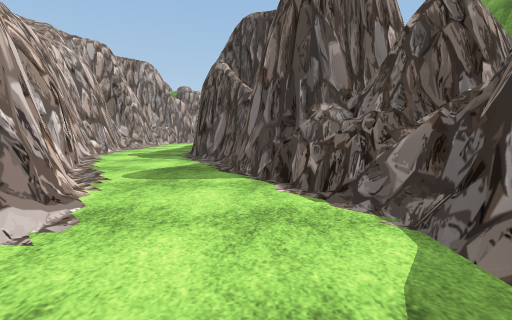
View 1 (above)

17 first-person views from a walk through a Unity game level. The camera is 1.2 m above the floor, tilts 6° down and sees 85° across. The floor is counted in squares, 2 m on a side. Each view is taken from the middle of a square. On the plan, view 1 faces up. The plan holds only what a view shows up to about 9 squares ahead; the rest is blank. The place goes on beyond the plan. The player character is not drawn. Some surface patterns are stand-ins.

View 2
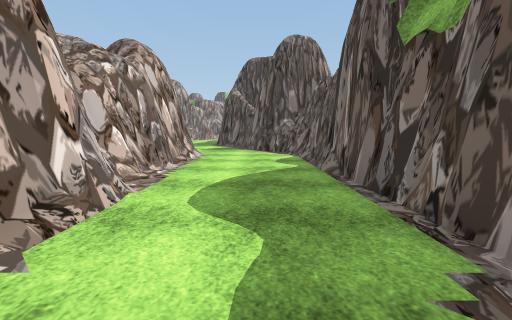

View 3
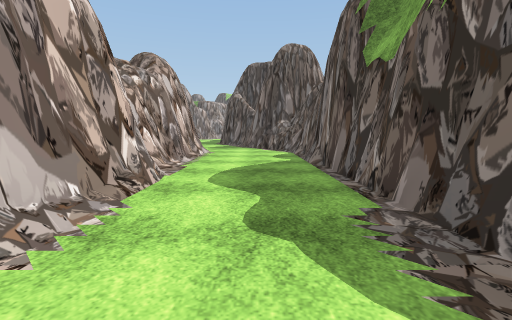

View 4
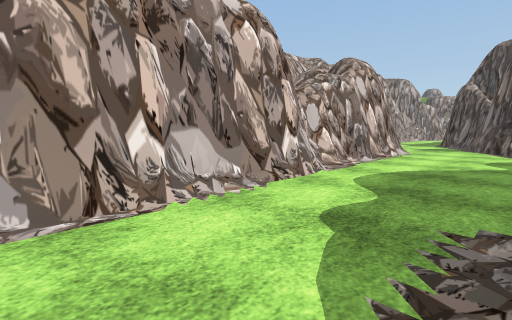

View 5
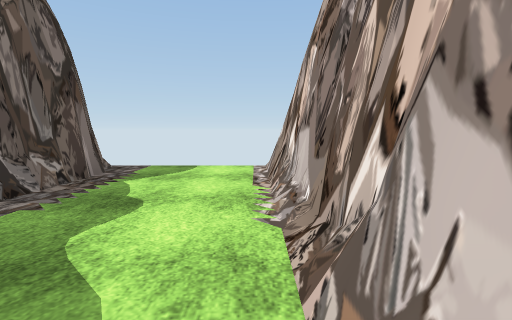

View 6
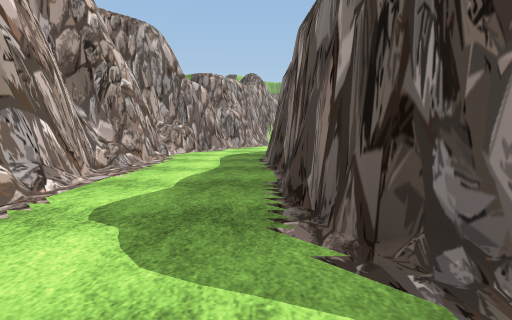

View 7
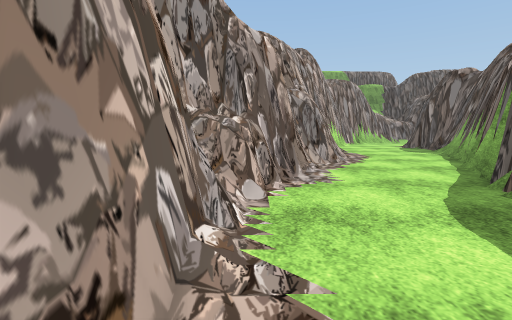

View 8
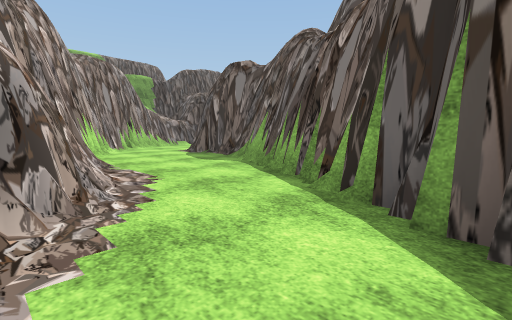

View 9
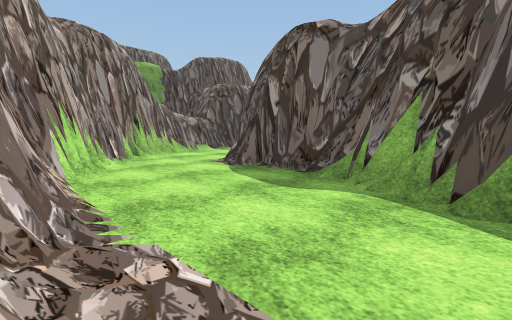

View 10
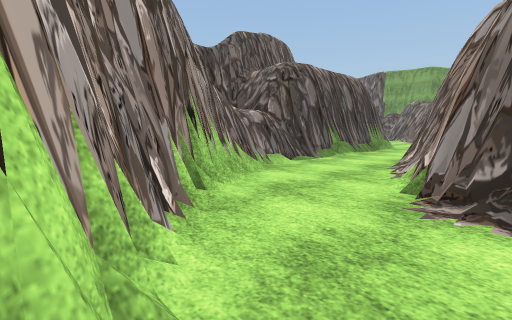

View 11
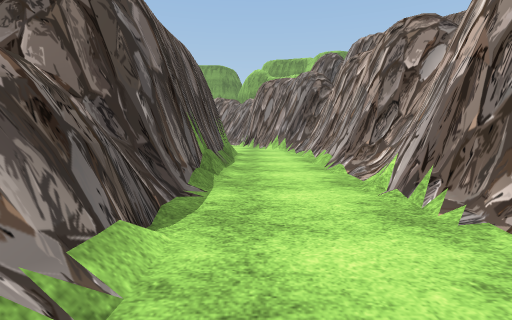

View 12
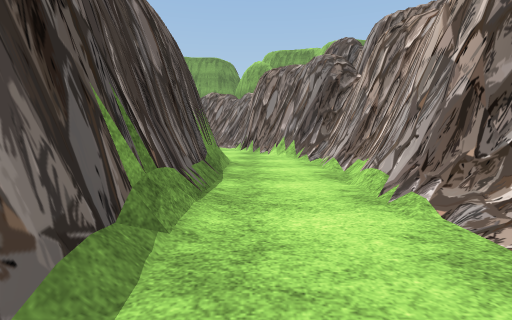

View 13
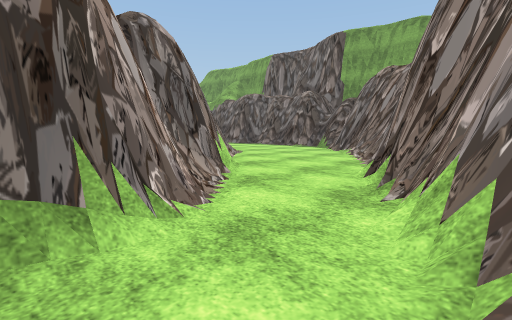

View 14
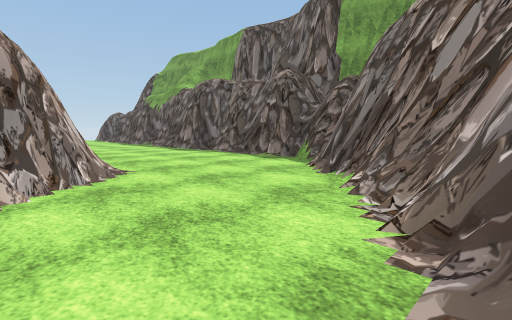

View 15
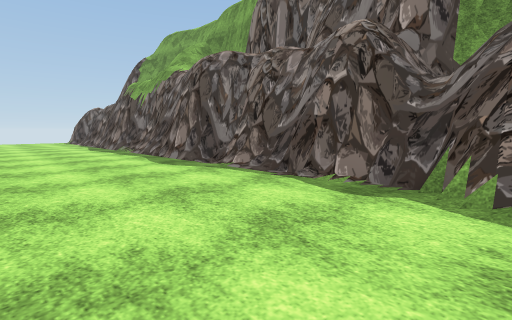

View 16
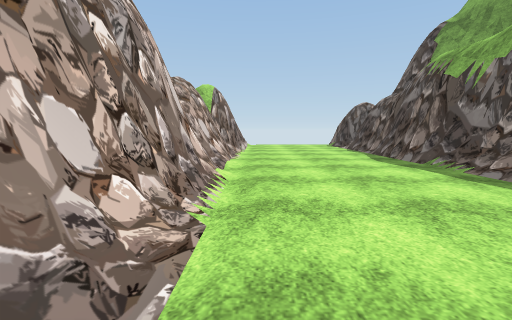

View 17
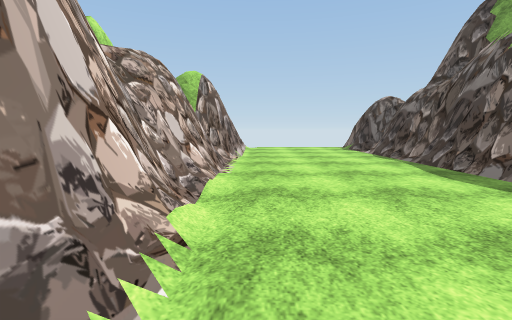

### Floor plan
Key: @ floor where view 1 was taken; # wall or solid block; . floor; / step, stairs or slope.
Columns run from 5 left of view 1 to 19 right of it. Each row starts with its distance up from view 1.
 42                    #....#
 41                    #....#
 40                    #....#
 39                    #....#
 38                    #...##
 37                    #...##
 36                    #...##
 35                    #....#
 34                    #...##
 33                    #...##
 32                    #.../#
 31                     .../#
 30                     .../#
 29                    #.../#
 28                   ##.../#
 27                  ##.../##
 26                 ##.../##
 25                ##.../##
 24       ##########...###
 23      ##..........###
 22     ##.........###
 21    ##..#########
 20    #...#
 19    #...#
 18    #...#
 17   ##..##
 16   #...#
 15  ##..##
 14  #...#
 13 ##..##
 12 #...#
 11 #...#
 10 #...#
  9 #...#
  8 #...#
  7  ...#
  6  #..##
  5  #...#
  4  ##..##
  3   ##..##
  2    #..##
  1    #...#
  0    #.@##
 -1    #..##
 -2    #...#
 -3    #...#
 -4    #...#
 -5    #...#
 -6    #...#

Positions as (right, up) in squares from view 1, and headings:
1: (0, 0), facing up
2: (0, -5), facing up
3: (0, -6), facing up
4: (1, -6), facing up-left
5: (-1, -2), facing down
6: (-2, 5), facing up
7: (-4, 10), facing up
8: (-3, 13), facing up-right
9: (-2, 16), facing up-right
10: (-1, 20), facing up-right
11: (2, 23), facing right
12: (4, 23), facing right
13: (9, 22), facing up-right
14: (13, 24), facing up-right
15: (15, 27), facing up-right
16: (15, 31), facing up
17: (15, 33), facing up
